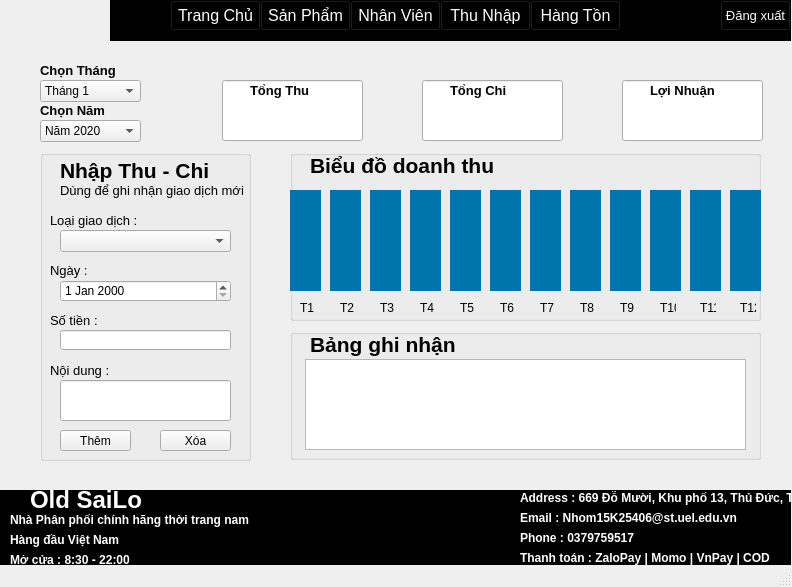
<?xml version="1.0" encoding="UTF-8"?>
<ui version="4.0">
 <class>MainWindow</class>
 <widget class="QMainWindow" name="MainWindow">
  <property name="geometry">
   <rect>
    <x>0</x>
    <y>0</y>
    <width>792</width>
    <height>587</height>
   </rect>
  </property>
  <property name="windowTitle">
   <string>MainWindow</string>
  </property>
  <widget class="QWidget" name="centralwidget">
   <widget class="QWidget" name="widget" native="true">
    <property name="geometry">
     <rect>
      <x>0</x>
      <y>490</y>
      <width>791</width>
      <height>91</height>
     </rect>
    </property>
    <property name="styleSheet">
     <string notr="true">background-color: rgb(0, 0, 0);</string>
    </property>
    <widget class="QLabel" name="label_28">
     <property name="geometry">
      <rect>
       <x>10</x>
       <y>40</y>
       <width>281</width>
       <height>21</height>
      </rect>
     </property>
     <property name="text">
      <string>&lt;html&gt;&lt;head/&gt;&lt;body&gt;&lt;p&gt;&lt;span style=&quot; font-weight:600; color:#ffffff;&quot;&gt;Hàng đầu Việt Nam&lt;/span&gt;&lt;/p&gt;&lt;/body&gt;&lt;/html&gt;</string>
     </property>
    </widget>
    <widget class="QLabel" name="label_23">
     <property name="geometry">
      <rect>
       <x>520</x>
       <y>0</y>
       <width>381</width>
       <height>16</height>
      </rect>
     </property>
     <property name="text">
      <string>&lt;html&gt;&lt;head/&gt;&lt;body&gt;&lt;p&gt;&lt;span style=&quot; font-weight:600; color:#ffffff;&quot;&gt;Address : 669 Đỗ Mười, Khu phố 13, Thủ Đức, TP.HCM&lt;/span&gt;&lt;/p&gt;&lt;/body&gt;&lt;/html&gt;</string>
     </property>
    </widget>
    <widget class="QLabel" name="label_14">
     <property name="geometry">
      <rect>
       <x>520</x>
       <y>20</y>
       <width>311</width>
       <height>16</height>
      </rect>
     </property>
     <property name="text">
      <string>&lt;html&gt;&lt;head/&gt;&lt;body&gt;&lt;p&gt;&lt;span style=&quot; font-weight:600; color:#ffffff;&quot;&gt;Email : Nhom15K25406@st.uel.edu.vn&lt;/span&gt;&lt;/p&gt;&lt;/body&gt;&lt;/html&gt;</string>
     </property>
    </widget>
    <widget class="QLabel" name="label_27">
     <property name="geometry">
      <rect>
       <x>10</x>
       <y>60</y>
       <width>281</width>
       <height>21</height>
      </rect>
     </property>
     <property name="text">
      <string>&lt;html&gt;&lt;head/&gt;&lt;body&gt;&lt;p&gt;&lt;span style=&quot; font-weight:600; color:#ffffff;&quot;&gt;Mở cửa : 8:30 - 22:00&lt;/span&gt;&lt;/p&gt;&lt;/body&gt;&lt;/html&gt;</string>
     </property>
    </widget>
    <widget class="QLabel" name="label_22">
     <property name="geometry">
      <rect>
       <x>520</x>
       <y>60</y>
       <width>341</width>
       <height>16</height>
      </rect>
     </property>
     <property name="text">
      <string>&lt;html&gt;&lt;head/&gt;&lt;body&gt;&lt;p&gt;&lt;span style=&quot; font-weight:600; color:#ffffff;&quot;&gt;Thanh toán : ZaloPay | Momo | VnPay | COD&lt;/span&gt;&lt;/p&gt;&lt;/body&gt;&lt;/html&gt;</string>
     </property>
    </widget>
    <widget class="QLabel" name="label_17">
     <property name="geometry">
      <rect>
       <x>520</x>
       <y>40</y>
       <width>231</width>
       <height>16</height>
      </rect>
     </property>
     <property name="text">
      <string>&lt;html&gt;&lt;head/&gt;&lt;body&gt;&lt;p&gt;&lt;span style=&quot; font-weight:600; color:#ffffff;&quot;&gt;Phone : 0379759517&lt;/span&gt;&lt;/p&gt;&lt;/body&gt;&lt;/html&gt;</string>
     </property>
    </widget>
    <widget class="QLabel" name="label_13">
     <property name="geometry">
      <rect>
       <x>30</x>
       <y>-10</y>
       <width>111</width>
       <height>41</height>
      </rect>
     </property>
     <property name="text">
      <string>&lt;html&gt;&lt;head/&gt;&lt;body&gt;&lt;p&gt;&lt;span style=&quot; font-size:18pt; font-weight:600; color:#ffffff;&quot;&gt;Old SaiLor&lt;/span&gt;&lt;/p&gt;&lt;/body&gt;&lt;/html&gt;</string>
     </property>
    </widget>
   </widget>
   <widget class="QLabel" name="label_15">
    <property name="geometry">
     <rect>
      <x>10</x>
      <y>510</y>
      <width>281</width>
      <height>21</height>
     </rect>
    </property>
    <property name="text">
     <string>&lt;html&gt;&lt;head/&gt;&lt;body&gt;&lt;p&gt;&lt;span style=&quot; font-weight:600; color:#ffffff;&quot;&gt;Nhà Phân phối chính hãng thời trang nam&lt;/span&gt;&lt;/p&gt;&lt;/body&gt;&lt;/html&gt;</string>
    </property>
   </widget>
   <widget class="QLabel" name="logo">
    <property name="geometry">
     <rect>
      <x>0</x>
      <y>0</y>
      <width>111</width>
      <height>41</height>
     </rect>
    </property>
    <property name="text">
     <string/>
    </property>
    <property name="scaledContents">
     <bool>true</bool>
    </property>
   </widget>
   <widget class="QPushButton" name="hangtonkho">
    <property name="geometry">
     <rect>
      <x>530</x>
      <y>0</y>
      <width>91</width>
      <height>31</height>
     </rect>
    </property>
    <property name="font">
     <font>
      <pointsize>12</pointsize>
     </font>
    </property>
    <property name="styleSheet">
     <string notr="true">color: rgb(255, 255, 255);
background-color: rgb(0, 0, 0);</string>
    </property>
    <property name="text">
     <string>Hàng Tồn</string>
    </property>
   </widget>
   <widget class="QPushButton" name="quanlysanpham">
    <property name="geometry">
     <rect>
      <x>260</x>
      <y>0</y>
      <width>91</width>
      <height>31</height>
     </rect>
    </property>
    <property name="font">
     <font>
      <pointsize>12</pointsize>
     </font>
    </property>
    <property name="styleSheet">
     <string notr="true">color: rgb(255, 255, 255);
background-color: rgb(0, 0, 0);</string>
    </property>
    <property name="text">
     <string>Sản Phẩm</string>
    </property>
   </widget>
   <widget class="QPushButton" name="quanlynhanvien">
    <property name="geometry">
     <rect>
      <x>350</x>
      <y>0</y>
      <width>91</width>
      <height>31</height>
     </rect>
    </property>
    <property name="font">
     <font>
      <pointsize>12</pointsize>
     </font>
    </property>
    <property name="styleSheet">
     <string notr="true">color: rgb(255, 255, 255);
background-color: rgb(0, 0, 0);</string>
    </property>
    <property name="text">
     <string>Nhân Viên</string>
    </property>
   </widget>
   <widget class="QPushButton" name="trangchu2">
    <property name="geometry">
     <rect>
      <x>170</x>
      <y>0</y>
      <width>91</width>
      <height>31</height>
     </rect>
    </property>
    <property name="font">
     <font>
      <pointsize>12</pointsize>
     </font>
    </property>
    <property name="styleSheet">
     <string notr="true">background-color: rgb(0, 0, 0);
color: rgb(255, 255, 255);</string>
    </property>
    <property name="text">
     <string>Trang Chủ</string>
    </property>
   </widget>
   <widget class="QPushButton" name="dangxuat">
    <property name="geometry">
     <rect>
      <x>720</x>
      <y>0</y>
      <width>71</width>
      <height>31</height>
     </rect>
    </property>
    <property name="font">
     <font>
      <pointsize>10</pointsize>
     </font>
    </property>
    <property name="styleSheet">
     <string notr="true">color: rgb(255, 255, 255);
background-color: rgb(0, 0, 0);</string>
    </property>
    <property name="text">
     <string>Đăng xuất</string>
    </property>
   </widget>
   <widget class="QPushButton" name="quanlythunhap">
    <property name="geometry">
     <rect>
      <x>440</x>
      <y>0</y>
      <width>91</width>
      <height>31</height>
     </rect>
    </property>
    <property name="font">
     <font>
      <pointsize>12</pointsize>
     </font>
    </property>
    <property name="styleSheet">
     <string notr="true">color: rgb(255, 255, 255);
background-color: rgb(0, 0, 0);</string>
    </property>
    <property name="text">
     <string>Thu Nhập</string>
    </property>
   </widget>
   <widget class="QWidget" name="widget_2" native="true">
    <property name="geometry">
     <rect>
      <x>110</x>
      <y>0</y>
      <width>681</width>
      <height>41</height>
     </rect>
    </property>
    <property name="styleSheet">
     <string notr="true">background-color: rgb(0, 0, 0);</string>
    </property>
   </widget>
   <widget class="QGroupBox" name="groupBox">
    <property name="geometry">
     <rect>
      <x>40</x>
      <y>150</y>
      <width>211</width>
      <height>311</height>
     </rect>
    </property>
    <property name="styleSheet">
     <string notr="true"/>
    </property>
    <property name="title">
     <string/>
    </property>
    <widget class="QLabel" name="label">
     <property name="geometry">
      <rect>
       <x>20</x>
       <y>0</y>
       <width>191</width>
       <height>41</height>
      </rect>
     </property>
     <property name="text">
      <string>&lt;html&gt;&lt;head/&gt;&lt;body&gt;&lt;p&gt;&lt;span style=&quot; font-size:16pt; font-weight:600;&quot;&gt;Nhập Thu - Chi&lt;/span&gt;&lt;/p&gt;&lt;/body&gt;&lt;/html&gt;</string>
     </property>
    </widget>
    <widget class="QLabel" name="label_2">
     <property name="geometry">
      <rect>
       <x>20</x>
       <y>30</y>
       <width>191</width>
       <height>21</height>
      </rect>
     </property>
     <property name="text">
      <string>&lt;html&gt;&lt;head/&gt;&lt;body&gt;&lt;p&gt;&lt;span style=&quot; font-size:10pt;&quot;&gt;Dùng để ghi nhận giao dịch mới&lt;/span&gt;&lt;/p&gt;&lt;/body&gt;&lt;/html&gt;</string>
     </property>
    </widget>
    <widget class="QComboBox" name="loaigiaodich">
     <property name="geometry">
      <rect>
       <x>20</x>
       <y>80</y>
       <width>171</width>
       <height>22</height>
      </rect>
     </property>
    </widget>
    <widget class="QLabel" name="label_3">
     <property name="geometry">
      <rect>
       <x>10</x>
       <y>60</y>
       <width>201</width>
       <height>21</height>
      </rect>
     </property>
     <property name="text">
      <string>&lt;html&gt;&lt;head/&gt;&lt;body&gt;&lt;p&gt;&lt;span style=&quot; font-size:10pt;&quot;&gt;Loại giao dịch :&lt;/span&gt;&lt;/p&gt;&lt;/body&gt;&lt;/html&gt;</string>
     </property>
    </widget>
    <widget class="QLabel" name="label_4">
     <property name="geometry">
      <rect>
       <x>10</x>
       <y>110</y>
       <width>201</width>
       <height>21</height>
      </rect>
     </property>
     <property name="text">
      <string>&lt;html&gt;&lt;head/&gt;&lt;body&gt;&lt;p&gt;&lt;span style=&quot; font-size:10pt;&quot;&gt;Ngày :&lt;/span&gt;&lt;/p&gt;&lt;/body&gt;&lt;/html&gt;</string>
     </property>
    </widget>
    <widget class="QDateEdit" name="dategiaodich">
     <property name="geometry">
      <rect>
       <x>20</x>
       <y>130</y>
       <width>171</width>
       <height>22</height>
      </rect>
     </property>
    </widget>
    <widget class="QLabel" name="label_5">
     <property name="geometry">
      <rect>
       <x>10</x>
       <y>160</y>
       <width>201</width>
       <height>21</height>
      </rect>
     </property>
     <property name="text">
      <string>&lt;html&gt;&lt;head/&gt;&lt;body&gt;&lt;p&gt;&lt;span style=&quot; font-size:10pt;&quot;&gt;Số tiền :&lt;/span&gt;&lt;/p&gt;&lt;/body&gt;&lt;/html&gt;</string>
     </property>
    </widget>
    <widget class="QLineEdit" name="sotiengiaodich">
     <property name="geometry">
      <rect>
       <x>20</x>
       <y>180</y>
       <width>171</width>
       <height>20</height>
      </rect>
     </property>
    </widget>
    <widget class="QLabel" name="label_6">
     <property name="geometry">
      <rect>
       <x>10</x>
       <y>210</y>
       <width>201</width>
       <height>21</height>
      </rect>
     </property>
     <property name="text">
      <string>&lt;html&gt;&lt;head/&gt;&lt;body&gt;&lt;p&gt;&lt;span style=&quot; font-size:10pt;&quot;&gt;Nội dung :&lt;/span&gt;&lt;/p&gt;&lt;/body&gt;&lt;/html&gt;</string>
     </property>
    </widget>
    <widget class="QLineEdit" name="noidunggiaodich">
     <property name="geometry">
      <rect>
       <x>20</x>
       <y>230</y>
       <width>171</width>
       <height>41</height>
      </rect>
     </property>
    </widget>
    <widget class="QPushButton" name="themdoanhthu">
     <property name="geometry">
      <rect>
       <x>20</x>
       <y>280</y>
       <width>71</width>
       <height>21</height>
      </rect>
     </property>
     <property name="text">
      <string>Thêm</string>
     </property>
    </widget>
    <widget class="QPushButton" name="xoadoanhthu">
     <property name="geometry">
      <rect>
       <x>120</x>
       <y>280</y>
       <width>71</width>
       <height>21</height>
      </rect>
     </property>
     <property name="text">
      <string>Xóa</string>
     </property>
    </widget>
   </widget>
   <widget class="QGroupBox" name="groupbieudo">
    <property name="geometry">
     <rect>
      <x>290</x>
      <y>150</y>
      <width>471</width>
      <height>171</height>
     </rect>
    </property>
    <property name="title">
     <string/>
    </property>
    <widget class="QLabel" name="label_12">
     <property name="geometry">
      <rect>
       <x>20</x>
       <y>-10</y>
       <width>191</width>
       <height>51</height>
      </rect>
     </property>
     <property name="text">
      <string>&lt;html&gt;&lt;head/&gt;&lt;body&gt;&lt;p&gt;&lt;span style=&quot; font-size:16pt; font-weight:600;&quot;&gt;Biểu đồ doanh thu&lt;/span&gt;&lt;/p&gt;&lt;/body&gt;&lt;/html&gt;</string>
     </property>
    </widget>
    <widget class="QLabel" name="label_19">
     <property name="geometry">
      <rect>
       <x>10</x>
       <y>150</y>
       <width>16</width>
       <height>16</height>
      </rect>
     </property>
     <property name="text">
      <string>T1</string>
     </property>
    </widget>
    <widget class="QLabel" name="label_20">
     <property name="geometry">
      <rect>
       <x>50</x>
       <y>150</y>
       <width>16</width>
       <height>16</height>
      </rect>
     </property>
     <property name="text">
      <string>T2</string>
     </property>
    </widget>
    <widget class="QLabel" name="label_21">
     <property name="geometry">
      <rect>
       <x>90</x>
       <y>150</y>
       <width>16</width>
       <height>16</height>
      </rect>
     </property>
     <property name="text">
      <string>T3</string>
     </property>
    </widget>
    <widget class="QLabel" name="label_24">
     <property name="geometry">
      <rect>
       <x>130</x>
       <y>150</y>
       <width>16</width>
       <height>16</height>
      </rect>
     </property>
     <property name="text">
      <string>T4</string>
     </property>
    </widget>
    <widget class="QLabel" name="label_25">
     <property name="geometry">
      <rect>
       <x>210</x>
       <y>150</y>
       <width>16</width>
       <height>16</height>
      </rect>
     </property>
     <property name="text">
      <string>T6</string>
     </property>
    </widget>
    <widget class="QLabel" name="label_26">
     <property name="geometry">
      <rect>
       <x>170</x>
       <y>150</y>
       <width>16</width>
       <height>16</height>
      </rect>
     </property>
     <property name="text">
      <string>T5</string>
     </property>
    </widget>
    <widget class="QLabel" name="label_29">
     <property name="geometry">
      <rect>
       <x>250</x>
       <y>150</y>
       <width>16</width>
       <height>16</height>
      </rect>
     </property>
     <property name="text">
      <string>T7</string>
     </property>
    </widget>
    <widget class="QLabel" name="label_30">
     <property name="geometry">
      <rect>
       <x>290</x>
       <y>150</y>
       <width>16</width>
       <height>16</height>
      </rect>
     </property>
     <property name="text">
      <string>T8</string>
     </property>
    </widget>
    <widget class="QLabel" name="label_31">
     <property name="geometry">
      <rect>
       <x>330</x>
       <y>150</y>
       <width>16</width>
       <height>16</height>
      </rect>
     </property>
     <property name="text">
      <string>T9</string>
     </property>
    </widget>
    <widget class="QLabel" name="label_32">
     <property name="geometry">
      <rect>
       <x>370</x>
       <y>150</y>
       <width>16</width>
       <height>16</height>
      </rect>
     </property>
     <property name="text">
      <string>T10</string>
     </property>
    </widget>
    <widget class="QLabel" name="label_33">
     <property name="geometry">
      <rect>
       <x>410</x>
       <y>150</y>
       <width>16</width>
       <height>16</height>
      </rect>
     </property>
     <property name="text">
      <string>T11</string>
     </property>
    </widget>
    <widget class="QLabel" name="label_34">
     <property name="geometry">
      <rect>
       <x>450</x>
       <y>150</y>
       <width>16</width>
       <height>16</height>
      </rect>
     </property>
     <property name="text">
      <string>T12</string>
     </property>
    </widget>
    <widget class="QLabel" name="T1">
     <property name="geometry">
      <rect>
       <x>0</x>
       <y>40</y>
       <width>31</width>
       <height>101</height>
      </rect>
     </property>
     <property name="styleSheet">
      <string notr="true">background-color: rgb(0, 117, 171);</string>
     </property>
     <property name="text">
      <string/>
     </property>
    </widget>
    <widget class="QLabel" name="T2">
     <property name="geometry">
      <rect>
       <x>40</x>
       <y>40</y>
       <width>31</width>
       <height>101</height>
      </rect>
     </property>
     <property name="styleSheet">
      <string notr="true">background-color: rgb(0, 117, 171);</string>
     </property>
     <property name="text">
      <string/>
     </property>
    </widget>
    <widget class="QLabel" name="T3">
     <property name="geometry">
      <rect>
       <x>80</x>
       <y>40</y>
       <width>31</width>
       <height>101</height>
      </rect>
     </property>
     <property name="styleSheet">
      <string notr="true">background-color: rgb(0, 117, 171);</string>
     </property>
     <property name="text">
      <string/>
     </property>
    </widget>
    <widget class="QLabel" name="T4">
     <property name="geometry">
      <rect>
       <x>120</x>
       <y>40</y>
       <width>31</width>
       <height>101</height>
      </rect>
     </property>
     <property name="styleSheet">
      <string notr="true">background-color: rgb(0, 117, 171);</string>
     </property>
     <property name="text">
      <string/>
     </property>
    </widget>
    <widget class="QLabel" name="T5">
     <property name="geometry">
      <rect>
       <x>160</x>
       <y>40</y>
       <width>31</width>
       <height>101</height>
      </rect>
     </property>
     <property name="styleSheet">
      <string notr="true">background-color: rgb(0, 117, 171);</string>
     </property>
     <property name="text">
      <string/>
     </property>
    </widget>
    <widget class="QLabel" name="T6">
     <property name="geometry">
      <rect>
       <x>200</x>
       <y>40</y>
       <width>31</width>
       <height>101</height>
      </rect>
     </property>
     <property name="styleSheet">
      <string notr="true">background-color: rgb(0, 117, 171);</string>
     </property>
     <property name="text">
      <string/>
     </property>
    </widget>
    <widget class="QLabel" name="T7">
     <property name="geometry">
      <rect>
       <x>240</x>
       <y>40</y>
       <width>31</width>
       <height>101</height>
      </rect>
     </property>
     <property name="styleSheet">
      <string notr="true">background-color: rgb(0, 117, 171);</string>
     </property>
     <property name="text">
      <string/>
     </property>
    </widget>
    <widget class="QLabel" name="T8">
     <property name="geometry">
      <rect>
       <x>280</x>
       <y>40</y>
       <width>31</width>
       <height>101</height>
      </rect>
     </property>
     <property name="styleSheet">
      <string notr="true">background-color: rgb(0, 117, 171);</string>
     </property>
     <property name="text">
      <string/>
     </property>
    </widget>
    <widget class="QLabel" name="T9">
     <property name="geometry">
      <rect>
       <x>320</x>
       <y>40</y>
       <width>31</width>
       <height>101</height>
      </rect>
     </property>
     <property name="styleSheet">
      <string notr="true">background-color: rgb(0, 117, 171);</string>
     </property>
     <property name="text">
      <string/>
     </property>
    </widget>
    <widget class="QLabel" name="T10">
     <property name="geometry">
      <rect>
       <x>360</x>
       <y>40</y>
       <width>31</width>
       <height>101</height>
      </rect>
     </property>
     <property name="styleSheet">
      <string notr="true">background-color: rgb(0, 117, 171);</string>
     </property>
     <property name="text">
      <string/>
     </property>
    </widget>
    <widget class="QLabel" name="T11">
     <property name="geometry">
      <rect>
       <x>400</x>
       <y>40</y>
       <width>31</width>
       <height>101</height>
      </rect>
     </property>
     <property name="styleSheet">
      <string notr="true">background-color: rgb(0, 117, 171);</string>
     </property>
     <property name="text">
      <string/>
     </property>
    </widget>
    <widget class="QLabel" name="T12">
     <property name="geometry">
      <rect>
       <x>440</x>
       <y>40</y>
       <width>31</width>
       <height>101</height>
      </rect>
     </property>
     <property name="styleSheet">
      <string notr="true">background-color: rgb(0, 117, 171);</string>
     </property>
     <property name="text">
      <string/>
     </property>
    </widget>
   </widget>
   <widget class="QGroupBox" name="groupBox_3">
    <property name="geometry">
     <rect>
      <x>290</x>
      <y>329</y>
      <width>471</width>
      <height>131</height>
     </rect>
    </property>
    <property name="title">
     <string/>
    </property>
    <widget class="QListWidget" name="bangghinhan">
     <property name="geometry">
      <rect>
       <x>15</x>
       <y>30</y>
       <width>441</width>
       <height>91</height>
      </rect>
     </property>
    </widget>
    <widget class="QLabel" name="label_11">
     <property name="geometry">
      <rect>
       <x>20</x>
       <y>-10</y>
       <width>191</width>
       <height>51</height>
      </rect>
     </property>
     <property name="text">
      <string>&lt;html&gt;&lt;head/&gt;&lt;body&gt;&lt;p&gt;&lt;span style=&quot; font-size:16pt; font-weight:600;&quot;&gt;Bảng ghi nhận &lt;/span&gt;&lt;/p&gt;&lt;/body&gt;&lt;/html&gt;</string>
     </property>
    </widget>
   </widget>
   <widget class="QLineEdit" name="tongthu">
    <property name="geometry">
     <rect>
      <x>222</x>
      <y>80</y>
      <width>141</width>
      <height>61</height>
     </rect>
    </property>
    <property name="font">
     <font>
      <pointsize>16</pointsize>
     </font>
    </property>
    <property name="text">
     <string/>
    </property>
   </widget>
   <widget class="QLineEdit" name="tongchi">
    <property name="geometry">
     <rect>
      <x>422</x>
      <y>80</y>
      <width>141</width>
      <height>61</height>
     </rect>
    </property>
    <property name="font">
     <font>
      <pointsize>16</pointsize>
     </font>
    </property>
   </widget>
   <widget class="QLineEdit" name="loinhuan">
    <property name="geometry">
     <rect>
      <x>622</x>
      <y>80</y>
      <width>141</width>
      <height>61</height>
     </rect>
    </property>
    <property name="font">
     <font>
      <pointsize>16</pointsize>
     </font>
    </property>
   </widget>
   <widget class="QLabel" name="label_7">
    <property name="geometry">
     <rect>
      <x>250</x>
      <y>80</y>
      <width>71</width>
      <height>21</height>
     </rect>
    </property>
    <property name="text">
     <string>&lt;html&gt;&lt;head/&gt;&lt;body&gt;&lt;p&gt;&lt;span style=&quot; font-size:10pt; font-weight:600;&quot;&gt;Tổng Thu&lt;/span&gt;&lt;/p&gt;&lt;/body&gt;&lt;/html&gt;</string>
    </property>
   </widget>
   <widget class="QLabel" name="label_8">
    <property name="geometry">
     <rect>
      <x>450</x>
      <y>80</y>
      <width>71</width>
      <height>21</height>
     </rect>
    </property>
    <property name="text">
     <string>&lt;html&gt;&lt;head/&gt;&lt;body&gt;&lt;p&gt;&lt;span style=&quot; font-size:10pt; font-weight:600;&quot;&gt;Tổng Chi&lt;/span&gt;&lt;/p&gt;&lt;/body&gt;&lt;/html&gt;</string>
    </property>
   </widget>
   <widget class="QLabel" name="label_9">
    <property name="geometry">
     <rect>
      <x>650</x>
      <y>80</y>
      <width>101</width>
      <height>21</height>
     </rect>
    </property>
    <property name="text">
     <string>&lt;html&gt;&lt;head/&gt;&lt;body&gt;&lt;p&gt;&lt;span style=&quot; font-size:10pt; font-weight:600;&quot;&gt;Lợi Nhuận&lt;/span&gt;&lt;/p&gt;&lt;/body&gt;&lt;/html&gt;</string>
    </property>
   </widget>
   <widget class="QComboBox" name="chonthang">
    <property name="geometry">
     <rect>
      <x>40</x>
      <y>80</y>
      <width>101</width>
      <height>22</height>
     </rect>
    </property>
    <item>
     <property name="text">
      <string>Tháng 1</string>
     </property>
    </item>
    <item>
     <property name="text">
      <string>Tháng 2</string>
     </property>
    </item>
    <item>
     <property name="text">
      <string>Tháng 3</string>
     </property>
    </item>
    <item>
     <property name="text">
      <string>Tháng 4</string>
     </property>
    </item>
    <item>
     <property name="text">
      <string>Tháng 5</string>
     </property>
    </item>
    <item>
     <property name="text">
      <string>Tháng 6</string>
     </property>
    </item>
    <item>
     <property name="text">
      <string>Tháng 7</string>
     </property>
    </item>
    <item>
     <property name="text">
      <string>Tháng 8</string>
     </property>
    </item>
    <item>
     <property name="text">
      <string>Tháng 9</string>
     </property>
    </item>
    <item>
     <property name="text">
      <string>Tháng 10</string>
     </property>
    </item>
    <item>
     <property name="text">
      <string>Tháng 11</string>
     </property>
    </item>
    <item>
     <property name="text">
      <string>Tháng 12</string>
     </property>
    </item>
   </widget>
   <widget class="QLabel" name="label_10">
    <property name="geometry">
     <rect>
      <x>40</x>
      <y>60</y>
      <width>101</width>
      <height>21</height>
     </rect>
    </property>
    <property name="text">
     <string>&lt;html&gt;&lt;head/&gt;&lt;body&gt;&lt;p&gt;&lt;span style=&quot; font-size:10pt; font-weight:600;&quot;&gt;Chọn Tháng&lt;/span&gt;&lt;/p&gt;&lt;/body&gt;&lt;/html&gt;</string>
    </property>
   </widget>
   <widget class="QLabel" name="label_16">
    <property name="geometry">
     <rect>
      <x>40</x>
      <y>100</y>
      <width>101</width>
      <height>21</height>
     </rect>
    </property>
    <property name="text">
     <string>&lt;html&gt;&lt;head/&gt;&lt;body&gt;&lt;p&gt;&lt;span style=&quot; font-size:10pt; font-weight:600;&quot;&gt;Chọn Năm&lt;/span&gt;&lt;/p&gt;&lt;/body&gt;&lt;/html&gt;</string>
    </property>
   </widget>
   <widget class="QComboBox" name="chonnam">
    <property name="geometry">
     <rect>
      <x>40</x>
      <y>120</y>
      <width>101</width>
      <height>22</height>
     </rect>
    </property>
    <item>
     <property name="text">
      <string>Năm 2020</string>
     </property>
    </item>
    <item>
     <property name="text">
      <string>Năm 2021</string>
     </property>
    </item>
    <item>
     <property name="text">
      <string>Năm 2022</string>
     </property>
    </item>
    <item>
     <property name="text">
      <string>Năm 2023</string>
     </property>
    </item>
    <item>
     <property name="text">
      <string>Năm 2024</string>
     </property>
    </item>
    <item>
     <property name="text">
      <string>Năm 2025</string>
     </property>
    </item>
    <item>
     <property name="text">
      <string>Năm 2026</string>
     </property>
    </item>
   </widget>
   <zorder>groupBox_3</zorder>
   <zorder>groupBox</zorder>
   <zorder>widget_2</zorder>
   <zorder>widget</zorder>
   <zorder>label_15</zorder>
   <zorder>logo</zorder>
   <zorder>hangtonkho</zorder>
   <zorder>quanlysanpham</zorder>
   <zorder>quanlynhanvien</zorder>
   <zorder>trangchu2</zorder>
   <zorder>dangxuat</zorder>
   <zorder>quanlythunhap</zorder>
   <zorder>tongthu</zorder>
   <zorder>tongchi</zorder>
   <zorder>loinhuan</zorder>
   <zorder>label_7</zorder>
   <zorder>label_8</zorder>
   <zorder>label_9</zorder>
   <zorder>chonthang</zorder>
   <zorder>label_10</zorder>
   <zorder>label_16</zorder>
   <zorder>chonnam</zorder>
   <zorder>groupbieudo</zorder>
  </widget>
  <widget class="QMenuBar" name="menubar">
   <property name="geometry">
    <rect>
     <x>0</x>
     <y>0</y>
     <width>792</width>
     <height>18</height>
    </rect>
   </property>
  </widget>
  <widget class="QStatusBar" name="statusbar"/>
 </widget>
 <resources/>
 <connections/>
</ui>
